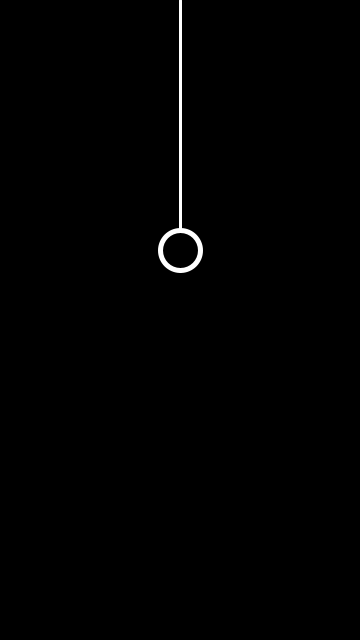
Frame 1 (no input)
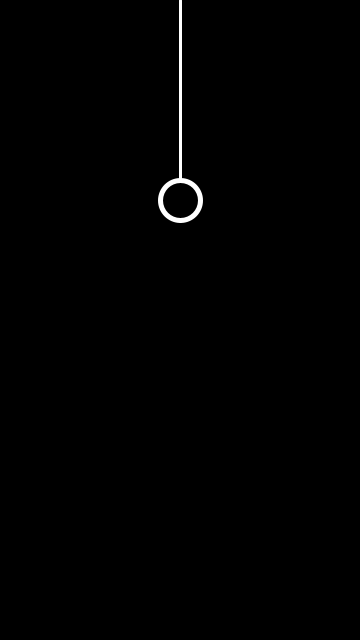
Frame 60 (the mouse pressed at the canvas centre just before this capture)
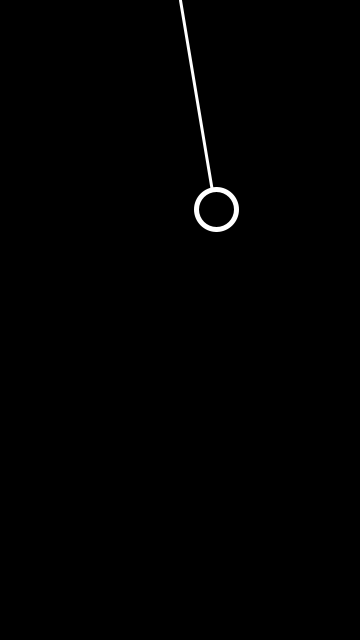
Frame 120 (the mouse held since frame 60 and released just before this capture)

The Processing sketch that drew these frames (run headless with seeded random() and noise(); from frame 60 on, the mouse is pressed at the canvas centre):

// Processing sketch: NoC_03_6_SimpleSprings
// ── NoC_03_6_SimpleSprings.pde
Bob b;
PVector origin;

void settings(){
  size(360, 640);
}

void setup(){
  origin = new PVector(width/2, 0);
  b = new Bob(origin.x, origin.y, 2, 200, 50);
}

void draw(){
  background(0);
  stroke(255);
  strokeWeight(3);
  line(origin.x, origin.y, b.loc.x, b.loc.y);
  //calculating spring force
  PVector spring = PVector.sub(b.loc, origin);
  float currentLength = spring.mag();
  spring.normalize();
  float k = 0.01;
  float displacement = currentLength - b.restLength;
  PVector springForce = spring.mult(-k * displacement);
  
  b.applyForce(springForce);
  
  PVector wind = new PVector(0.1, 0);
  if (mousePressed){
    b.applyForce(wind);
  }
  
  PVector gravity = new PVector(0, 0.1);
  b.applyForce(gravity);
  
  
  b.update(); //update location
  b.display();
}

// ── simpleBob.pde
class Bob{
  PVector loc;
  PVector vel;
  PVector acc;
  float mass;
  float restLength;
  
  Bob(float startX, float startY, float mass_, float rest_len, float init_disp){
    loc = new PVector(startX, startY + rest_len + init_disp);
    vel = new PVector(0,0);
    acc = new PVector(0,0);
    restLength = rest_len;
    mass = mass_;
  }
  
  void applyForce(PVector f){
    PVector force = PVector.div(f, mass); //scale F by mass
    acc.add(force);
  }
  
  
  void update(){
    loc.add(vel);
    vel.add(acc);
    acc.mult(0); //reset acceleration
    vel.mult(0.95);
  }
  
  void display(){
    fill(0);
    stroke(255);
    strokeWeight(5);
    ellipse(loc.x, loc.y, mass*20, mass*20);
  }
    
}
